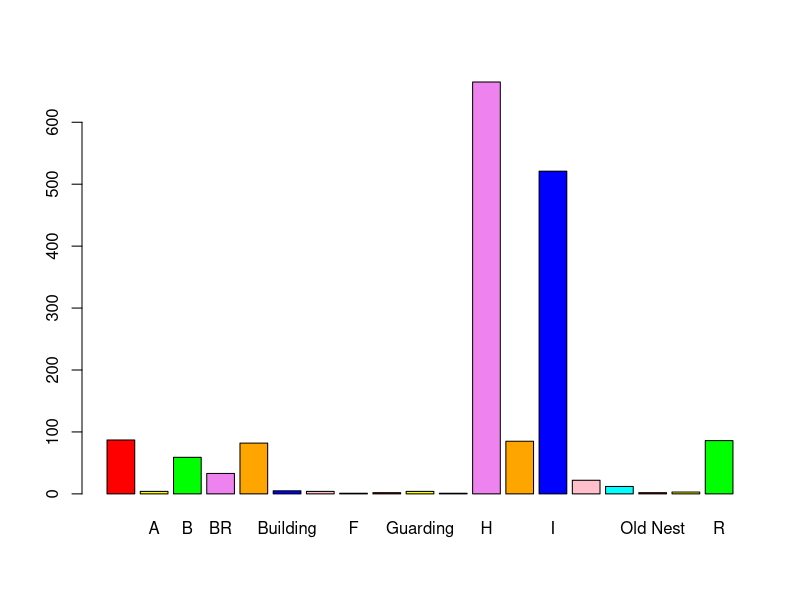
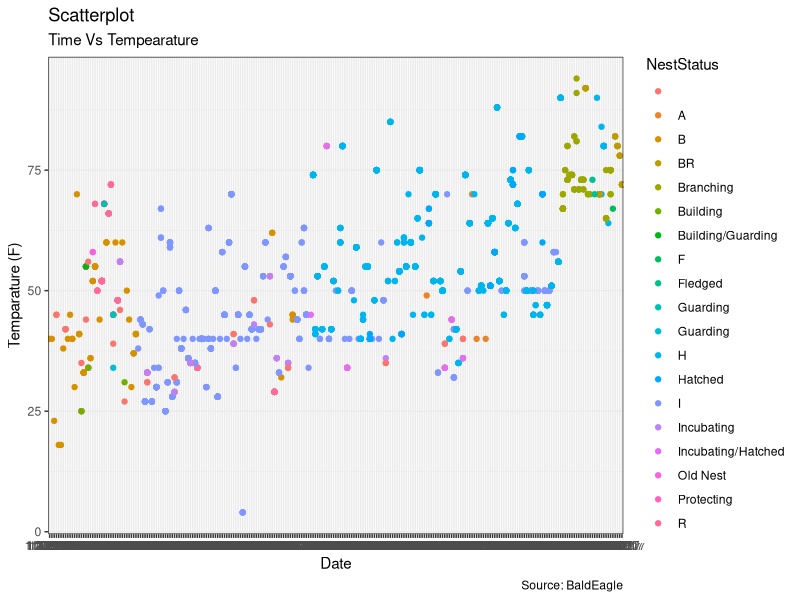
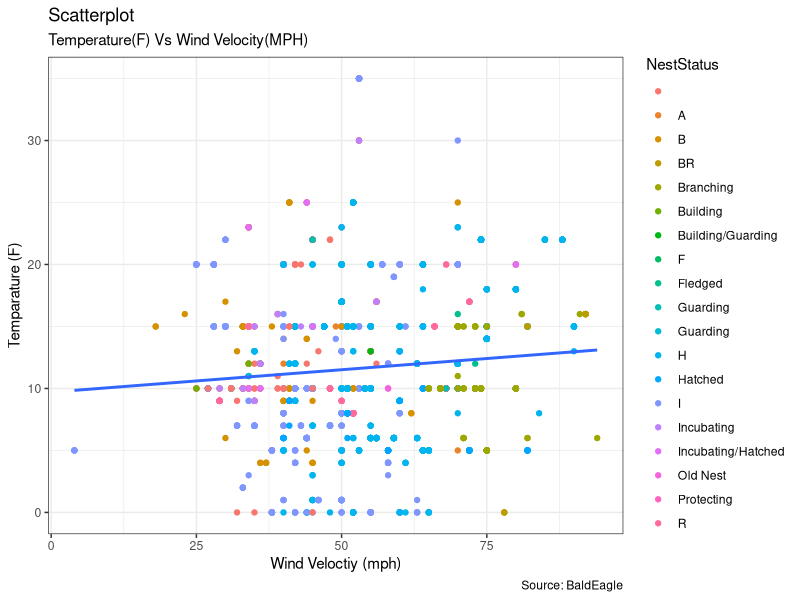
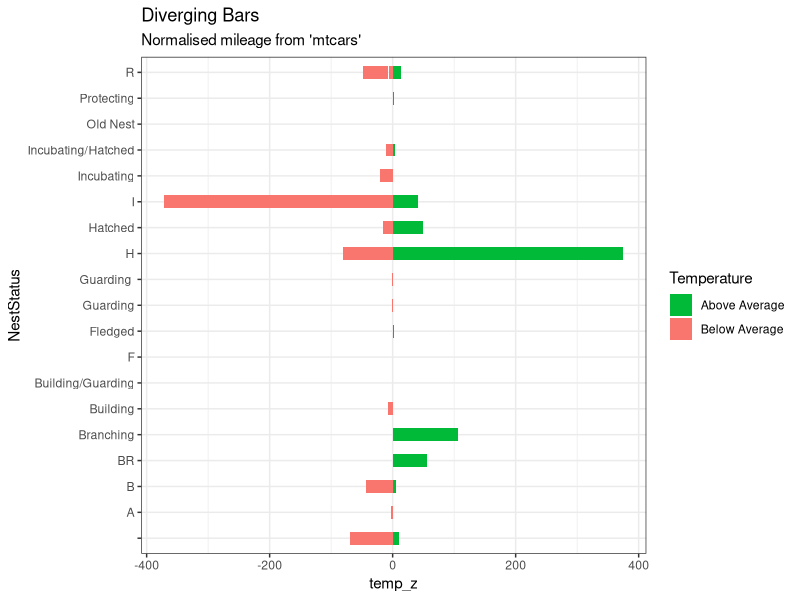

Reproduce these figures in R, in order.
## ---- chunk 1
knitr::opts_chunk$set(cache=TRUE)
options(knitr.kable.NA = '')
knitr::opts_knit$set(root.dir ="C:/Users/indra/Desktop/Week12/OldWomanCreek/Deliverables/RScript")
## ---- chunk 2
#install those packages before run the rmd if there is no package following codes:
#install.packages(c("rio","data.table","dplyr","anytime","knitr","kableExtra", "ggplot2","ISOweek","alluvial","lubridate"))
library("knitr")
library("tidyverse")

## ---- chunk 3
setwd("C:/Users/indra/Desktop/Week13/OldWomanCreek/Deliverables/RPlot") # setting the working dir
eagle_raw_data <- read.csv("BaldEagle.csv") # reading the csv data
## ---- chunk 4
NestStatus = eagle_raw_data$NestStatus # select NestStatus from raw data
NestStatus.freq = table(NestStatus)
colors = c("red", "yellow", "green", "violet", "orange", "blue", "pink", "cyan")
barplot(NestStatus.freq, col=colors)
## ---- chunk 5
theme_set(theme_bw())
neststatus_subset <- subset(eagle_raw_data, select = c("NestStatus", "Temp", "Wind.Velocity.mph.", "Date", "CloudCover"))
g <- ggplot(neststatus_subset, aes(x=Date,y=Temp)) 
g + geom_point(aes(col=NestStatus)) + geom_smooth(method="lm", se=F) + labs(subtitle="Time Vs Tempearature", 
       y="Temparature (F)", 
       x="Date", 
       title="Scatterplot", 
       caption = "Source: BaldEagle")
## ---- chunk 6
g <- ggplot(neststatus_subset, aes(x=Temp,y=Wind.Velocity.mph.)) 
g + geom_point(aes(col=NestStatus)) + geom_smooth(method="lm", se=F) + labs(subtitle="Temperature(F) Vs Wind Velocity(MPH)", 
       y="Temparature (F)", 
       x="Wind Veloctiy (mph)", 
       title="Scatterplot", 
       caption = "Source: BaldEagle")
## ---- chunk 7

eagle_raw_data$temp_z <- round((eagle_raw_data$Temp - mean(eagle_raw_data$Temp))/sd(eagle_raw_data$Temp), 2)
# above and below avg
eagle_raw_data$temp_type <- ifelse(eagle_raw_data$temp_z < 0, "below", "above") 
eagle_raw_data < eagle_raw_data[order(eagle_raw_data$temp_z),] #sorting

ggplot(eagle_raw_data, aes(x=NestStatus,y=temp_z, label=temp_z)) + geom_bar(stat='identity', aes(fill=temp_type), width = .5) + scale_fill_manual(name="Temperature", labels = c("Above Average", "Below Average"), values = c("above"="#00ba38", "below"="#f8766d")) + labs(subtitle="Normalised mileage from 'mtcars'", title= "Diverging Bars") + coord_flip()
